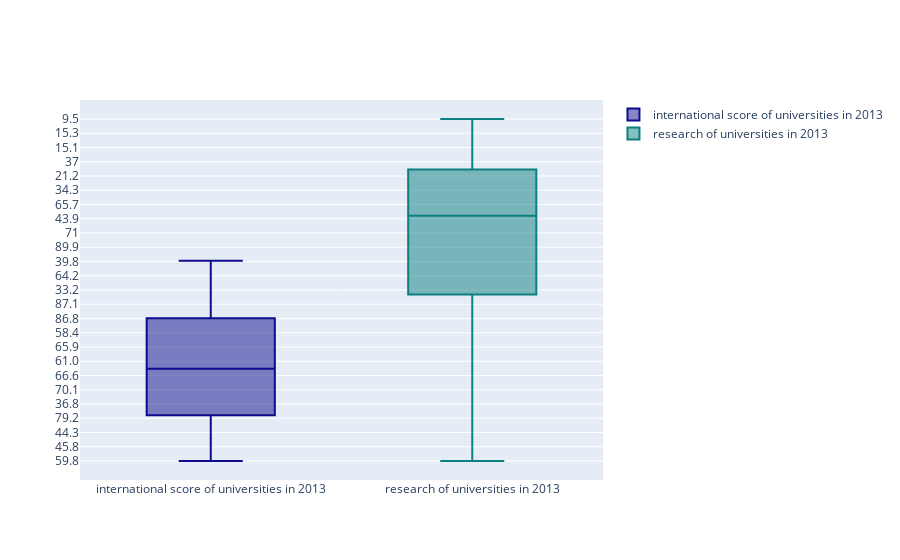

The notebook cell this image was saved under:
### Code cell
trace0 = go.Box(  
    y=x2013.international, 
    name = 'international score of universities in 2013',
    marker = dict(
        color = 'rgb(12, 12, 140)',
    )
)
trace1 = go.Box(
    y=x2013.research,
    name = 'research of universities in 2013',
    marker = dict(
        color = 'rgb(12, 128, 128)',
    )
)
data = [trace0, trace1]
iplot(data)

### Figure 1 — Plotly figure (JSON) as saved in the notebook; plotly's stock layout.template omitted (floating-point values rounded to 4 significant figures; data arrays with more than 128 entries replaced by an {"elided": "..."} marker saying what was removed)
{"data": [{"marker": {"color": "rgb(12, 12, 140)"}, "name": "international score of universities in 2013", "type": "box", "y": {"elided": "400 str values"}}, {"marker": {"color": "rgb(12, 128, 128)"}, "name": "research of universities in 2013", "type": "box", "y": {"elided": "400 float values"}}], "layout": {}}
